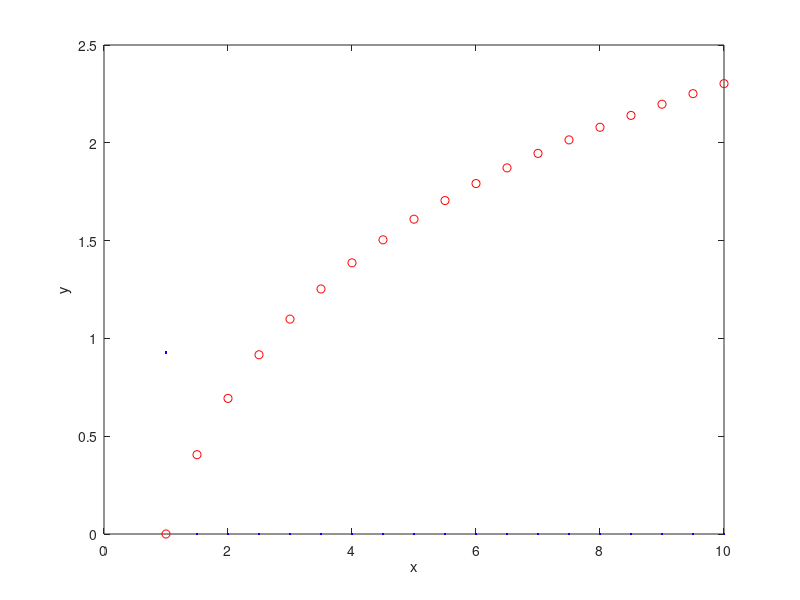
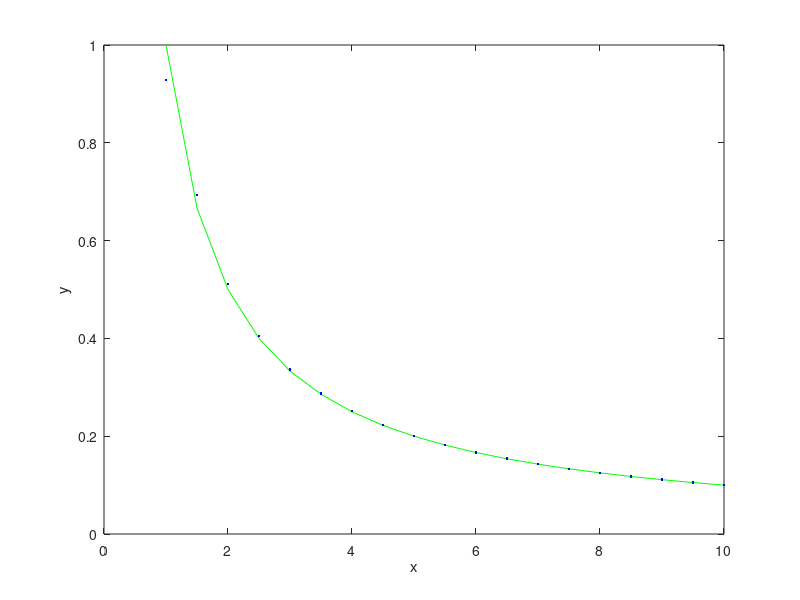

The MATLAB source for these figures, in order:
clearvars;
h =.5 ;
x = (1:h:10)';
y = log(x);
dy = zeros(size(x));
dy(1)= 1/(2*h)*(-3*y(1)+4*y(2)-y(3));

figure(1);
plot(x,y, ' or ');
xlabel('x');
ylabel('y');

hold on;
%plot(x,1/x,'ob')
plot(x,dy,'.b');
hold off;

for i=2:size(x,1)-1
    dy(i)= 1/(2*h)*(-y(i-1)+y(i+1));
end

dy(end) = 1/(2*h)*(y(end-2)-4*y(end-1)+3*y(end));

yy = 1./x;

figure(2);
plot(x,yy, ' -g ');
xlabel('x');
ylabel('y');
hold on;
plot(x,dy,'.b');
hold off;